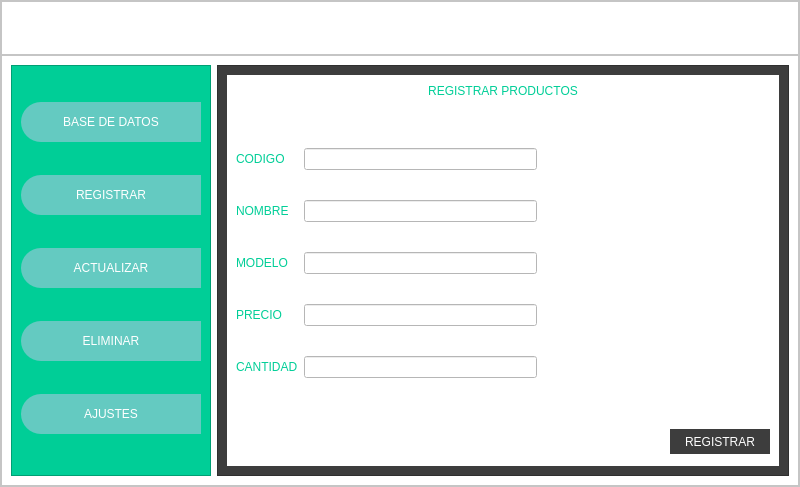
<?xml version="1.0" encoding="UTF-8"?>
<ui version="4.0">
 <class>MainWindow</class>
 <widget class="QMainWindow" name="MainWindow">
  <property name="geometry">
   <rect>
    <x>0</x>
    <y>0</y>
    <width>800</width>
    <height>487</height>
   </rect>
  </property>
  <property name="windowTitle">
   <string>MainWindow</string>
  </property>
  <widget class="QWidget" name="centralwidget">
   <layout class="QVBoxLayout" name="verticalLayout">
    <property name="spacing">
     <number>0</number>
    </property>
    <property name="leftMargin">
     <number>0</number>
    </property>
    <property name="topMargin">
     <number>0</number>
    </property>
    <property name="rightMargin">
     <number>0</number>
    </property>
    <property name="bottomMargin">
     <number>0</number>
    </property>
    <item>
     <widget class="QFrame" name="frame">
      <property name="styleSheet">
       <string notr="true">background-color: rgb(255, 255, 255);</string>
      </property>
      <property name="frameShape">
       <enum>QFrame::StyledPanel</enum>
      </property>
      <property name="frameShadow">
       <enum>QFrame::Raised</enum>
      </property>
      <layout class="QVBoxLayout" name="verticalLayout_2" stretch="1,8">
       <property name="spacing">
        <number>0</number>
       </property>
       <property name="leftMargin">
        <number>0</number>
       </property>
       <property name="topMargin">
        <number>0</number>
       </property>
       <property name="rightMargin">
        <number>0</number>
       </property>
       <property name="bottomMargin">
        <number>0</number>
       </property>
       <item>
        <widget class="QFrame" name="frame_superior">
         <property name="minimumSize">
          <size>
           <width>0</width>
           <height>42</height>
          </size>
         </property>
         <property name="styleSheet">
          <string notr="true">QFrame{
	background-color: rgb(255, 255, 255);
}

QPushButton{
	background-color: #000000ff;
    border-radius:20px;
}

QPushButton:hover{
	
	background-color: rgb(16, 255, 255);
    border-radius:20px;
}</string>
         </property>
         <property name="frameShape">
          <enum>QFrame::StyledPanel</enum>
         </property>
         <property name="frameShadow">
          <enum>QFrame::Raised</enum>
         </property>
         <layout class="QHBoxLayout" name="horizontalLayout">
          <item>
           <widget class="QPushButton" name="bt_menu">
            <property name="minimumSize">
             <size>
              <width>200</width>
              <height>0</height>
             </size>
            </property>
            <property name="text">
             <string/>
            </property>
            <property name="icon">
             <iconset>
              <normaloff>../../icons/svg/043.svg</normaloff>../../icons/svg/043.svg</iconset>
            </property>
            <property name="iconSize">
             <size>
              <width>30</width>
              <height>30</height>
             </size>
            </property>
           </widget>
          </item>
          <item>
           <spacer name="horizontalSpacer">
            <property name="orientation">
             <enum>Qt::Horizontal</enum>
            </property>
            <property name="sizeHint" stdset="0">
             <size>
              <width>425</width>
              <height>20</height>
             </size>
            </property>
           </spacer>
          </item>
          <item>
           <widget class="QPushButton" name="bt_minimizar">
            <property name="minimumSize">
             <size>
              <width>40</width>
              <height>40</height>
             </size>
            </property>
            <property name="text">
             <string/>
            </property>
            <property name="icon">
             <iconset>
              <normaloff>../../icons/svg/278.svg</normaloff>../../icons/svg/278.svg</iconset>
            </property>
            <property name="iconSize">
             <size>
              <width>38</width>
              <height>38</height>
             </size>
            </property>
           </widget>
          </item>
          <item>
           <widget class="QPushButton" name="bt_maximizar">
            <property name="minimumSize">
             <size>
              <width>40</width>
              <height>40</height>
             </size>
            </property>
            <property name="text">
             <string/>
            </property>
            <property name="icon">
             <iconset>
              <normaloff>../../icons/svg/254.svg</normaloff>../../icons/svg/254.svg</iconset>
            </property>
            <property name="iconSize">
             <size>
              <width>38</width>
              <height>38</height>
             </size>
            </property>
           </widget>
          </item>
          <item>
           <widget class="QPushButton" name="bt_cerrar">
            <property name="minimumSize">
             <size>
              <width>40</width>
              <height>40</height>
             </size>
            </property>
            <property name="text">
             <string/>
            </property>
            <property name="icon">
             <iconset>
              <normaloff>../../icons/svg/057.svg</normaloff>../../icons/svg/057.svg</iconset>
            </property>
            <property name="iconSize">
             <size>
              <width>38</width>
              <height>38</height>
             </size>
            </property>
           </widget>
          </item>
         </layout>
        </widget>
       </item>
       <item>
        <widget class="QFrame" name="frame_contenido">
         <property name="frameShape">
          <enum>QFrame::StyledPanel</enum>
         </property>
         <property name="frameShadow">
          <enum>QFrame::Raised</enum>
         </property>
         <layout class="QHBoxLayout" name="horizontalLayout_2">
          <item>
           <widget class="QFrame" name="frame_control">
            <property name="minimumSize">
             <size>
              <width>200</width>
              <height>0</height>
             </size>
            </property>
            <property name="maximumSize">
             <size>
              <width>0</width>
              <height>16777215</height>
             </size>
            </property>
            <property name="styleSheet">
             <string notr="true">QFrame{
	background-color: rgb(0, 206, 151);
}

QPushButton{
	
	background-color: rgb(100, 202, 193);
	border-top-left-radius: 20px;
	border-bottom-left-radius: 20px;
    color: rgb(255, 255, 255);
	font: 77 10pt &quot;Arial Black&quot;;
}

QPushButton:hover{
	background-color:  white;
	border-top-left-radius: 20px;
	border-bottom-left-radius: 20px;
    color: rgb(0, 0, 0);
	font: 77 10pt &quot;Arial Black&quot;;
}</string>
            </property>
            <property name="frameShape">
             <enum>QFrame::StyledPanel</enum>
            </property>
            <property name="frameShadow">
             <enum>QFrame::Raised</enum>
            </property>
            <layout class="QVBoxLayout" name="verticalLayout_3">
             <item>
              <widget class="QPushButton" name="bt_basedatos">
               <property name="minimumSize">
                <size>
                 <width>0</width>
                 <height>40</height>
                </size>
               </property>
               <property name="text">
                <string>BASE DE DATOS</string>
               </property>
               <property name="icon">
                <iconset>
                 <normaloff>../../icons/svg/338.svg</normaloff>../../icons/svg/338.svg</iconset>
               </property>
               <property name="iconSize">
                <size>
                 <width>35</width>
                 <height>35</height>
                </size>
               </property>
              </widget>
             </item>
             <item>
              <widget class="QPushButton" name="bt_registrar">
               <property name="minimumSize">
                <size>
                 <width>0</width>
                 <height>40</height>
                </size>
               </property>
               <property name="text">
                <string>REGISTRAR</string>
               </property>
               <property name="icon">
                <iconset>
                 <normaloff>../../icons/svg/047.svg</normaloff>../../icons/svg/047.svg</iconset>
               </property>
               <property name="iconSize">
                <size>
                 <width>35</width>
                 <height>35</height>
                </size>
               </property>
              </widget>
             </item>
             <item>
              <widget class="QPushButton" name="bt_actualizar">
               <property name="minimumSize">
                <size>
                 <width>0</width>
                 <height>40</height>
                </size>
               </property>
               <property name="text">
                <string>ACTUALIZAR</string>
               </property>
               <property name="icon">
                <iconset>
                 <normaloff>../../icons/svg/248.svg</normaloff>../../icons/svg/248.svg</iconset>
               </property>
               <property name="iconSize">
                <size>
                 <width>35</width>
                 <height>35</height>
                </size>
               </property>
              </widget>
             </item>
             <item>
              <widget class="QPushButton" name="bt_eliminar">
               <property name="minimumSize">
                <size>
                 <width>0</width>
                 <height>40</height>
                </size>
               </property>
               <property name="text">
                <string>ELIMINAR</string>
               </property>
               <property name="icon">
                <iconset>
                 <normaloff>../../icons/svg/030.svg</normaloff>../../icons/svg/030.svg</iconset>
               </property>
               <property name="iconSize">
                <size>
                 <width>35</width>
                 <height>35</height>
                </size>
               </property>
              </widget>
             </item>
             <item>
              <widget class="QPushButton" name="bt_ajustes">
               <property name="minimumSize">
                <size>
                 <width>0</width>
                 <height>40</height>
                </size>
               </property>
               <property name="text">
                <string>AJUSTES</string>
               </property>
               <property name="icon">
                <iconset>
                 <normaloff>../../icons/svg/037.svg</normaloff>../../icons/svg/037.svg</iconset>
               </property>
               <property name="iconSize">
                <size>
                 <width>35</width>
                 <height>35</height>
                </size>
               </property>
              </widget>
             </item>
            </layout>
           </widget>
          </item>
          <item>
           <widget class="QFrame" name="frame_paginas">
            <property name="styleSheet">
             <string notr="true">QFrame{
	background-color: rgb(61, 61, 61);
}

QLabel{
	font: 87 12pt &quot;Arial Black&quot;;
	background-color:#000000ff;
    color: rgb(0, 206, 151);
	border: 0px solid #14C8DC;
}

QLineEdit{
	border 0px; 
	font: 75 12pt &quot;Times New Roman&quot;;
	color: rgb(0, 0, 0);
	borde-bottomr: 2px solid rgb(61, 61, 61);
}

QPushButton{
	
	background-color: rgb(61, 61, 61);
	border-radius: 15px;
    color: rgb(255, 255, 255);
	font: 77 10pt &quot;Arial Black&quot;;
}

QPushButton:hover{
	background-color: rgb(0, 206, 151);
	border-radius: 15px;
    color: rgb(0, 0, 0);
	font: 77 10pt &quot;Arial Black&quot;;
}

QTableWidget{
	color: rgb(255, 255, 255);
	gridline-color: rgb(0, 206, 151);
	font-size: 12pt;
	color: #ffffff;
	
}

QHeaderView::section{
	background-color: rgb(0, 206, 151);
	border: 1px solid rgb(0,0,0);
	font-size: 12px:
}

QTableWidget QTableCornerButton::section{
	background-color: rgb(0, 0, 0);
	border: 1px solid rgb(0,206,151);
}</string>
            </property>
            <property name="frameShape">
             <enum>QFrame::StyledPanel</enum>
            </property>
            <property name="frameShadow">
             <enum>QFrame::Raised</enum>
            </property>
            <layout class="QVBoxLayout" name="verticalLayout_4">
             <item>
              <widget class="QStackedWidget" name="stackedWidget">
               <property name="currentIndex">
                <number>1</number>
               </property>
               <widget class="QWidget" name="page_ajustes"/>
               <widget class="QWidget" name="page_registrar">
                <layout class="QVBoxLayout" name="verticalLayout_8">
                 <item>
                  <widget class="QLabel" name="label_7">
                   <property name="text">
                    <string>REGISTRAR PRODUCTOS</string>
                   </property>
                   <property name="alignment">
                    <set>Qt::AlignCenter</set>
                   </property>
                  </widget>
                 </item>
                 <item>
                  <spacer name="verticalSpacer_2">
                   <property name="orientation">
                    <enum>Qt::Vertical</enum>
                   </property>
                   <property name="sizeHint" stdset="0">
                    <size>
                     <width>20</width>
                     <height>40</height>
                    </size>
                   </property>
                  </spacer>
                 </item>
                 <item>
                  <layout class="QHBoxLayout" name="horizontalLayout_4">
                   <item>
                    <layout class="QVBoxLayout" name="verticalLayout_7">
                     <property name="spacing">
                      <number>30</number>
                     </property>
                     <item>
                      <widget class="QLabel" name="label_2">
                       <property name="text">
                        <string>CODIGO</string>
                       </property>
                      </widget>
                     </item>
                     <item>
                      <widget class="QLabel" name="label_3">
                       <property name="text">
                        <string>NOMBRE</string>
                       </property>
                      </widget>
                     </item>
                     <item>
                      <widget class="QLabel" name="label_4">
                       <property name="text">
                        <string>MODELO</string>
                       </property>
                      </widget>
                     </item>
                     <item>
                      <widget class="QLabel" name="label_5">
                       <property name="text">
                        <string>PRECIO</string>
                       </property>
                      </widget>
                     </item>
                     <item>
                      <widget class="QLabel" name="label_6">
                       <property name="text">
                        <string>CANTIDAD</string>
                       </property>
                      </widget>
                     </item>
                    </layout>
                   </item>
                   <item>
                    <layout class="QVBoxLayout" name="verticalLayout_6">
                     <property name="spacing">
                      <number>30</number>
                     </property>
                     <item>
                      <widget class="QLineEdit" name="codigo_reg"/>
                     </item>
                     <item>
                      <widget class="QLineEdit" name="nom_reg"/>
                     </item>
                     <item>
                      <widget class="QLineEdit" name="modelo_reg"/>
                     </item>
                     <item>
                      <widget class="QLineEdit" name="pre_reg"/>
                     </item>
                     <item>
                      <widget class="QLineEdit" name="cantidad_red"/>
                     </item>
                    </layout>
                   </item>
                   <item>
                    <spacer name="horizontalSpacer_4">
                     <property name="orientation">
                      <enum>Qt::Horizontal</enum>
                     </property>
                     <property name="sizeHint" stdset="0">
                      <size>
                       <width>40</width>
                       <height>20</height>
                      </size>
                     </property>
                    </spacer>
                   </item>
                  </layout>
                 </item>
                 <item>
                  <spacer name="verticalSpacer">
                   <property name="orientation">
                    <enum>Qt::Vertical</enum>
                   </property>
                   <property name="sizeHint" stdset="0">
                    <size>
                     <width>20</width>
                     <height>40</height>
                    </size>
                   </property>
                  </spacer>
                 </item>
                 <item>
                  <layout class="QHBoxLayout" name="horizontalLayout_5">
                   <item>
                    <widget class="QLabel" name="signal_registrar">
                     <property name="minimumSize">
                      <size>
                       <width>200</width>
                       <height>30</height>
                      </size>
                     </property>
                     <property name="text">
                      <string/>
                     </property>
                     <property name="alignment">
                      <set>Qt::AlignCenter</set>
                     </property>
                    </widget>
                   </item>
                   <item>
                    <spacer name="horizontalSpacer_3">
                     <property name="orientation">
                      <enum>Qt::Horizontal</enum>
                     </property>
                     <property name="sizeHint" stdset="0">
                      <size>
                       <width>40</width>
                       <height>20</height>
                      </size>
                     </property>
                    </spacer>
                   </item>
                   <item>
                    <widget class="QPushButton" name="bt_registrar_registrar">
                     <property name="minimumSize">
                      <size>
                       <width>100</width>
                       <height>25</height>
                      </size>
                     </property>
                     <property name="text">
                      <string>REGISTRAR</string>
                     </property>
                    </widget>
                   </item>
                  </layout>
                 </item>
                </layout>
               </widget>
               <widget class="QWidget" name="page_actualizar">
                <layout class="QVBoxLayout" name="verticalLayout_11">
                 <item>
                  <widget class="QLabel" name="label_9">
                   <property name="text">
                    <string>ACTUALIZAR PRODUCTO</string>
                   </property>
                   <property name="alignment">
                    <set>Qt::AlignCenter</set>
                   </property>
                  </widget>
                 </item>
                 <item>
                  <layout class="QHBoxLayout" name="horizontalLayout_8">
                   <item>
                    <widget class="QLabel" name="label_10">
                     <property name="text">
                      <string>NOMBRE DEL PRODUCTO:</string>
                     </property>
                    </widget>
                   </item>
                   <item>
                    <widget class="QLineEdit" name="princ_buscar"/>
                   </item>
                   <item>
                    <widget class="QPushButton" name="bt_buscar_actualizar">
                     <property name="minimumSize">
                      <size>
                       <width>90</width>
                       <height>30</height>
                      </size>
                     </property>
                     <property name="text">
                      <string>BUSCAR</string>
                     </property>
                    </widget>
                   </item>
                  </layout>
                 </item>
                 <item>
                  <spacer name="verticalSpacer_4">
                   <property name="orientation">
                    <enum>Qt::Vertical</enum>
                   </property>
                   <property name="sizeHint" stdset="0">
                    <size>
                     <width>20</width>
                     <height>40</height>
                    </size>
                   </property>
                  </spacer>
                 </item>
                 <item>
                  <layout class="QHBoxLayout" name="horizontalLayout_6">
                   <item>
                    <layout class="QVBoxLayout" name="verticalLayout_9">
                     <property name="spacing">
                      <number>30</number>
                     </property>
                     <item>
                      <widget class="QLabel" name="label_11">
                       <property name="text">
                        <string>CODIGO</string>
                       </property>
                      </widget>
                     </item>
                     <item>
                      <widget class="QLabel" name="label_12">
                       <property name="text">
                        <string>NOMBRE</string>
                       </property>
                      </widget>
                     </item>
                     <item>
                      <widget class="QLabel" name="label_13">
                       <property name="text">
                        <string>MODELO</string>
                       </property>
                      </widget>
                     </item>
                     <item>
                      <widget class="QLabel" name="label_14">
                       <property name="text">
                        <string>PRECIO</string>
                       </property>
                      </widget>
                     </item>
                     <item>
                      <widget class="QLabel" name="label_15">
                       <property name="text">
                        <string>CANTIDAD</string>
                       </property>
                      </widget>
                     </item>
                    </layout>
                   </item>
                   <item>
                    <layout class="QVBoxLayout" name="verticalLayout_10">
                     <property name="spacing">
                      <number>30</number>
                     </property>
                     <item>
                      <widget class="QLineEdit" name="cod_buscar"/>
                     </item>
                     <item>
                      <widget class="QLineEdit" name="nombre_buscar"/>
                     </item>
                     <item>
                      <widget class="QLineEdit" name="modelo_buscar"/>
                     </item>
                     <item>
                      <widget class="QLineEdit" name="precio_buscar"/>
                     </item>
                     <item>
                      <widget class="QLineEdit" name="cantidad_buscar"/>
                     </item>
                    </layout>
                   </item>
                   <item>
                    <spacer name="horizontalSpacer_6">
                     <property name="orientation">
                      <enum>Qt::Horizontal</enum>
                     </property>
                     <property name="sizeHint" stdset="0">
                      <size>
                       <width>40</width>
                       <height>20</height>
                      </size>
                     </property>
                    </spacer>
                   </item>
                  </layout>
                 </item>
                 <item>
                  <spacer name="verticalSpacer_3">
                   <property name="orientation">
                    <enum>Qt::Vertical</enum>
                   </property>
                   <property name="sizeHint" stdset="0">
                    <size>
                     <width>20</width>
                     <height>40</height>
                    </size>
                   </property>
                  </spacer>
                 </item>
                 <item>
                  <layout class="QHBoxLayout" name="horizontalLayout_7">
                   <item>
                    <widget class="QLabel" name="signal_actualizar">
                     <property name="minimumSize">
                      <size>
                       <width>120</width>
                       <height>30</height>
                      </size>
                     </property>
                     <property name="text">
                      <string/>
                     </property>
                    </widget>
                   </item>
                   <item>
                    <spacer name="horizontalSpacer_5">
                     <property name="orientation">
                      <enum>Qt::Horizontal</enum>
                     </property>
                     <property name="sizeHint" stdset="0">
                      <size>
                       <width>40</width>
                       <height>20</height>
                      </size>
                     </property>
                    </spacer>
                   </item>
                   <item>
                    <widget class="QPushButton" name="bt_actualizar_actualizar">
                     <property name="minimumSize">
                      <size>
                       <width>120</width>
                       <height>30</height>
                      </size>
                     </property>
                     <property name="text">
                      <string>ACTUALIZAR</string>
                     </property>
                    </widget>
                   </item>
                  </layout>
                 </item>
                </layout>
               </widget>
               <widget class="QWidget" name="page_eliminar">
                <layout class="QVBoxLayout" name="verticalLayout_12">
                 <item>
                  <widget class="QLabel" name="label_17">
                   <property name="text">
                    <string>ELIMINAR PRODUCTOS</string>
                   </property>
                   <property name="alignment">
                    <set>Qt::AlignCenter</set>
                   </property>
                  </widget>
                 </item>
                 <item>
                  <layout class="QHBoxLayout" name="horizontalLayout_9">
                   <item>
                    <widget class="QLabel" name="label_18">
                     <property name="text">
                      <string>NOMBRE DEL PRODUCTO:</string>
                     </property>
                    </widget>
                   </item>
                   <item>
                    <widget class="QLineEdit" name="eliminar_buscar"/>
                   </item>
                   <item>
                    <widget class="QPushButton" name="bt_buscar_eliminar">
                     <property name="minimumSize">
                      <size>
                       <width>90</width>
                       <height>30</height>
                      </size>
                     </property>
                     <property name="text">
                      <string>BUSCAR</string>
                     </property>
                    </widget>
                   </item>
                  </layout>
                 </item>
                 <item>
                  <widget class="QTableWidget" name="tabla_borrar">
                   <column>
                    <property name="text">
                     <string>ID</string>
                    </property>
                   </column>
                   <column>
                    <property name="text">
                     <string>CODIGO</string>
                    </property>
                   </column>
                   <column>
                    <property name="text">
                     <string>NOMBRE</string>
                    </property>
                   </column>
                   <column>
                    <property name="text">
                     <string>MODELO</string>
                    </property>
                   </column>
                   <column>
                    <property name="text">
                     <string>PRECIO</string>
                    </property>
                   </column>
                   <column>
                    <property name="text">
                     <string>CANTIDAD</string>
                    </property>
                   </column>
                  </widget>
                 </item>
                 <item>
                  <layout class="QHBoxLayout" name="horizontalLayout_10">
                   <item>
                    <widget class="QLabel" name="signal_eliminar">
                     <property name="minimumSize">
                      <size>
                       <width>200</width>
                       <height>30</height>
                      </size>
                     </property>
                     <property name="text">
                      <string/>
                     </property>
                    </widget>
                   </item>
                   <item>
                    <spacer name="horizontalSpacer_7">
                     <property name="orientation">
                      <enum>Qt::Horizontal</enum>
                     </property>
                     <property name="sizeHint" stdset="0">
                      <size>
                       <width>40</width>
                       <height>20</height>
                      </size>
                     </property>
                    </spacer>
                   </item>
                   <item>
                    <widget class="QPushButton" name="bt_eliminar_eliminar">
                     <property name="minimumSize">
                      <size>
                       <width>95</width>
                       <height>30</height>
                      </size>
                     </property>
                     <property name="text">
                      <string>ELIMINAR</string>
                     </property>
                    </widget>
                   </item>
                  </layout>
                 </item>
                </layout>
               </widget>
               <widget class="QWidget" name="page_datos">
                <layout class="QVBoxLayout" name="verticalLayout_5">
                 <item>
                  <widget class="QLabel" name="label">
                   <property name="text">
                    <string>PRODUCTOS</string>
                   </property>
                   <property name="alignment">
                    <set>Qt::AlignCenter</set>
                   </property>
                  </widget>
                 </item>
                 <item>
                  <widget class="QTableWidget" name="tabla_productos">
                   <column>
                    <property name="text">
                     <string>ID</string>
                    </property>
                   </column>
                   <column>
                    <property name="text">
                     <string>CODIGO</string>
                    </property>
                   </column>
                   <column>
                    <property name="text">
                     <string>NOMBRE</string>
                    </property>
                   </column>
                   <column>
                    <property name="text">
                     <string>MODELO</string>
                    </property>
                   </column>
                   <column>
                    <property name="text">
                     <string>PRECIO</string>
                    </property>
                   </column>
                   <column>
                    <property name="text">
                     <string>CANTIDAD</string>
                    </property>
                   </column>
                  </widget>
                 </item>
                 <item>
                  <layout class="QHBoxLayout" name="horizontalLayout_3">
                   <item>
                    <spacer name="horizontalSpacer_2">
                     <property name="orientation">
                      <enum>Qt::Horizontal</enum>
                     </property>
                     <property name="sizeHint" stdset="0">
                      <size>
                       <width>40</width>
                       <height>20</height>
                      </size>
                     </property>
                    </spacer>
                   </item>
                   <item>
                    <widget class="QPushButton" name="bt_refrescar">
                     <property name="minimumSize">
                      <size>
                       <width>120</width>
                       <height>30</height>
                      </size>
                     </property>
                     <property name="text">
                      <string>REFRESCAR</string>
                     </property>
                    </widget>
                   </item>
                  </layout>
                 </item>
                </layout>
               </widget>
              </widget>
             </item>
            </layout>
           </widget>
          </item>
         </layout>
        </widget>
       </item>
      </layout>
     </widget>
    </item>
   </layout>
  </widget>
 </widget>
 <resources/>
 <connections/>
</ui>
